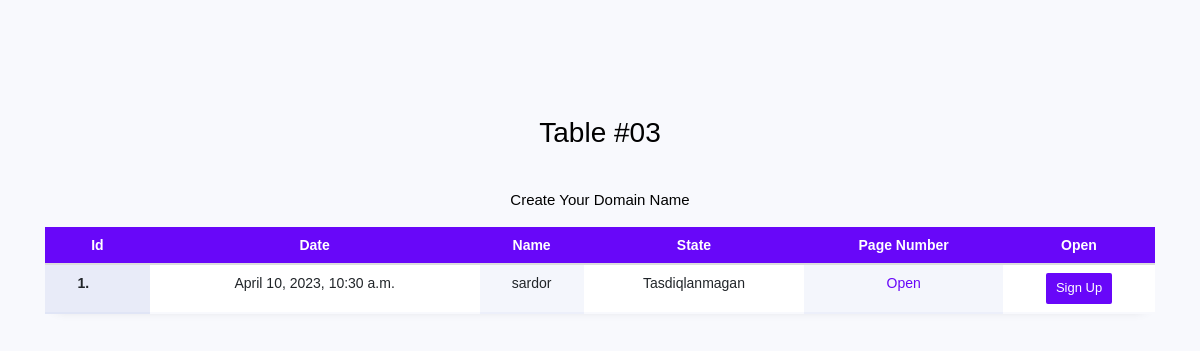
Before: / with the older database file.
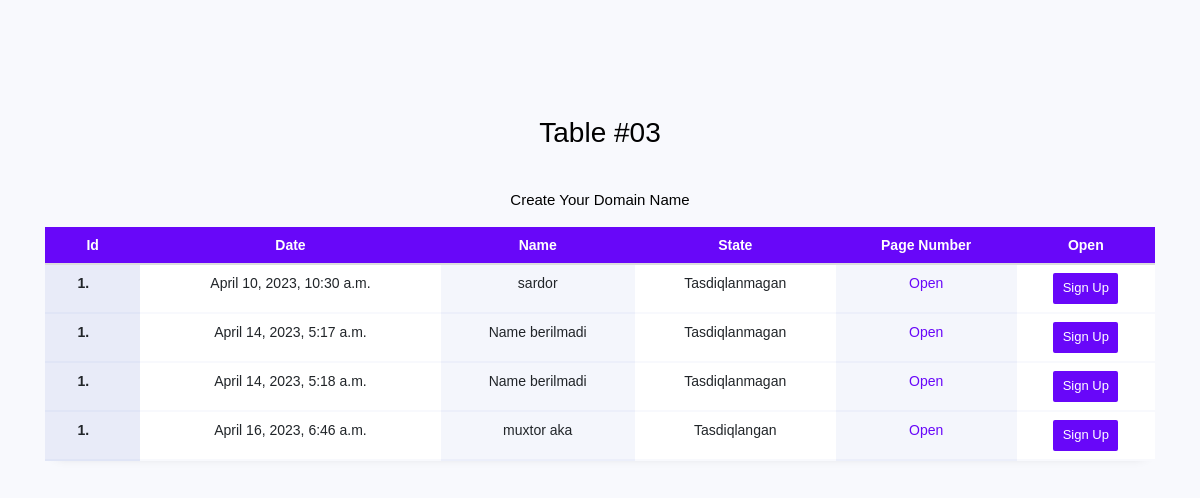
After: the same page with the newer database file.
### images_files/models.py (models this page shows, shortened)
class ImageFile(BaseModel):
    image_pdf=models.FileField(upload_to='images_pdf')
    name=models.CharField(max_length=50,null=True,blank=True)
    state=models.BooleanField(default=False)
    class Meta:
            verbose_name='ImageFile'
            verbose_name_plural='ImageFiles'
    @property
    def pdfs_state(self):
         if self.state:
                return 'Tasdiqlangan'
         else:
                return "Tasdiqlanmagan"
    @property
    def pdfs_name(self):
         if self.name:
                return self.name
         else:
                return "Name berilmadi"

### common/models.py (models this page shows)
class BaseModel(models.Model):
    created_date=models.DateTimeField(auto_now_add=True)
    updated_date=models.DateTimeField(auto_now=True)

### images_files/views.py (the view)
# urls.py: path('',index,name='index'),
def index(request):
    pdfs=ImageFile.objects.all()
    for i in pdfs:
        print('------>',i.name,i.image_pdf.url)
    context={'pdfs':pdfs}
    return render(
        request=request,
        template_name='index.html',
        context=context)

### templates/index.html
{% extends 'base.html' %}
{% load static %}
{% block content %}
<section class="ftco-section">
    <div class="container">
        <div class="row justify-content-center">
            <div class="col-md-6 text-center mb-5">
                <h2 class="heading-section">Table #03</h2>
            </div>
        </div>
        <div class="row">
            <div class="col-md-12">
                <h4 class="text-center mb-4">Create Your Domain Name</h4>
                <div class="table-wrap">
                  <table class="table">
                    <thead class="thead-primary">
                      <tr>
                        <th>Id</th>
                        <th>Date</th>
                        <th>Name</th>
                        <th>State</th>
                        <th>Page Number</th>
                        <th>Open</th>
                      </tr>
                    </thead>
{% for pdf in pdfs %}
<tbody>
  <tr>
    <th scope="row" class="scope" ><ol><li></li></ol></th>
    <td>{{ pdf.created_date }}</td>
    <td>{{ pdf.pdfs_name }}</td>
    <td>{{ pdf.pdfs_state }}</td>
    <td><a href="http://127.0.0.1:8000/{{ pdf.image_pdf.url }}">Open</a></td>
    <td><a href="#" class="btn btn-primary">Sign Up</a></td>
  </tr>
</tbody>
{% endfor %}
                  </table>
                </div>
            </div>
        </div>
    </div>
</section>
{% endblock content %}

### templates/base.html (shortened to what this page needs)
<!DOCTYPE html>
{% load static %}
<html lang="en">
<head>
<link rel="stylesheet" href="{% static  'css/style.css' %}">
<link rel="stylesheet" href="{% static  'css/bootstrap.min.css' %}">
<link rel="stylesheet" href="{% static 'css/section/style.css' %}">
<link rel="stylesheet" href="https://stackpath.bootstrapcdn.com/font-awesome/4.7.0/css/font-awesome.min.css">
</head>
<body>
{% block content %}
{% endblock content %}
</body>
</html>

### templates/section/header.html (shortened to what this page needs)
	<!-- {% load static %}
    <section id="menu">
        <div class="container">
            <div class="menubar">
                <nav class="navbar navbar-default">
                    <div class="navbar-header">
                        <button type="button" class="navbar-toggle collapsed" data-toggle="collapse" data-target="#bs-example-navbar-collapse-1" aria-expanded="false">
                            <span class="sr-only">Toggle navigation</span>
                            <span class="icon-bar"></span>
                            <span class="icon-bar"></span>
                            <span class="icon-bar"></span>
                        </button>
                        <a class="navbar-brand" href="index.html">
                            <img src="assets/images/logo/logo.png" alt="logo">
                        </a>
                    </div>
                    <div class="collapse navbar-collapse" id="bs-example-navbar-collapse-1">
                        <ul class="nav navbar-nav navbar-right">
                            <li class="active"><a href="index.html">Home</a></li>
                            <li><a href="about.html">About</a></li>
                            <li><a href="service.html">Service</a></li>
                            <li><a href="project.html">Project</a></li>
                            <li><a href="team.html">Team</a></li>
                            <li><a href="blog.html">Blog</a></li>
                            <li><a href="contact.html">Contact</a></li>
                            <li>
                                <a href="#">
                                    <span class="lnr lnr-cart"></span>
                                </a>
                            </li>
                            <li class="search">
                                <form action="">
                                    <input type="text" name="search" placeholder="Search....">
                                    <a href="#">
                                        <span class="lnr lnr-magnifier"></span>
                                    </a>
                                </form>
                            </li>
                        </ul>
                    </div>
                </nav>
            </div>
        </div>
    </section>
     -->

Changed rows visible on the page:
added ImageFile: created_date "April 14, 2023, 5:17 a.m.", pdfs_name "Name berilmadi", pdfs_state "Tasdiqlanmagan"
added ImageFile: created_date "April 14, 2023, 5:18 a.m.", pdfs_name "Name berilmadi", pdfs_state "Tasdiqlanmagan"
added ImageFile: created_date "April 16, 2023, 6:46 a.m.", pdfs_name "muxtor aka", pdfs_state "Tasdiqlangan"
